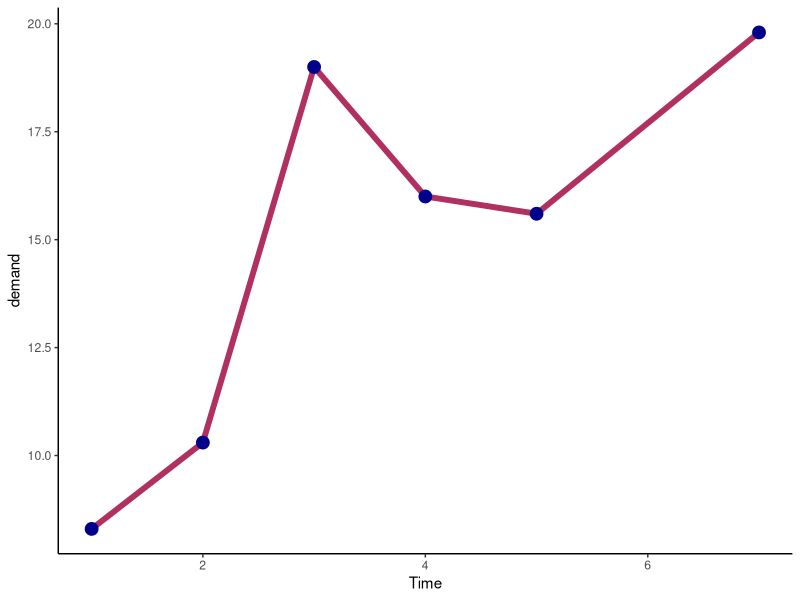
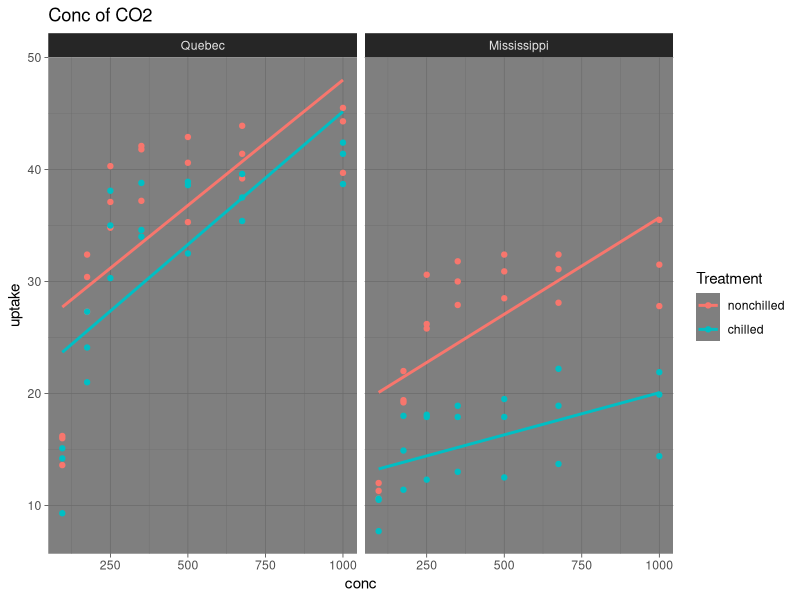
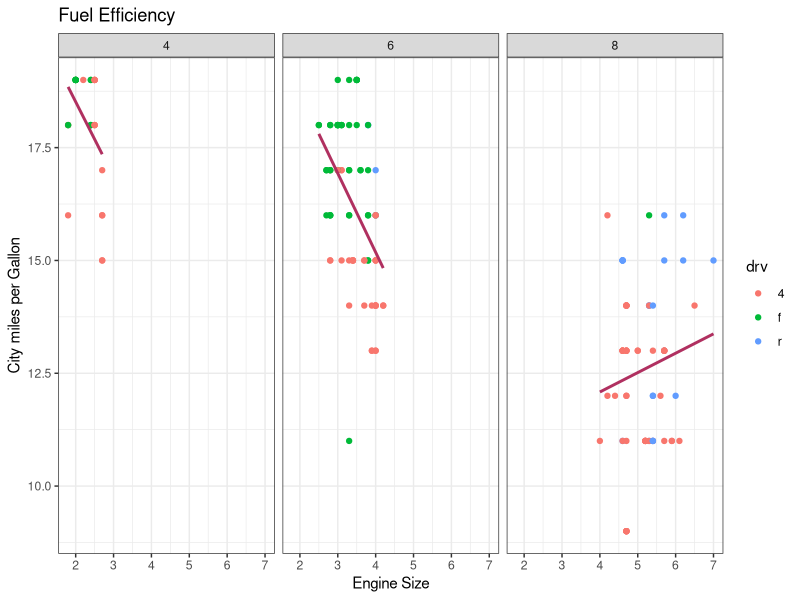
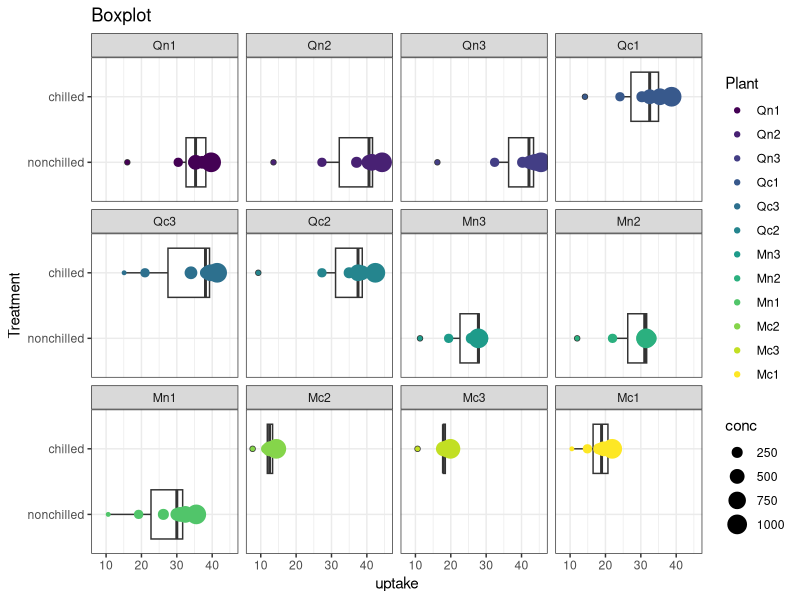

Write the R code that produced these figures, in order.
## ---- chunk 1
library("dplyr")
library("ggplot2")
## ---- chunk 2
View(BOD)

#ggplot(BOD, aes(Time, demand))
BOD %>%
  ggplot(aes(Time, demand))+
  geom_line(size=2, color="maroon")+
  geom_point(size=4, color="darkblue")+
  theme_classic()
## ---- chunk 3
View(CO2)

CO2 %>%
  ggplot(aes(conc, uptake, color=Treatment))+
  #ggplot(aes(conc, uptake, color=Plant))+
  geom_point()+
  geom_smooth(method=lm, se=F)+
  facet_wrap(~Type)+ # Preferably use factor columns
  labs(title="Conc of CO2")+
  theme_dark()

# lm: linear model
# se: standard error
## ---- chunk 4
View(mpg)
#1 Plot something for the data where `cty` < 20
mpg %>% filter(cty < 20) %>%
  ggplot(aes(displ, cty))+
  geom_point(aes(color=drv))+
  geom_smooth(method=lm, se=F, color="maroon")+
  facet_wrap(~cyl)+
  labs(x="Engine Size", y="City miles per Gallon", title="Fuel Efficiency")+
  theme_bw()
## ---- chunk 5
CO2 %>% ggplot(aes(Treatment, uptake))+
  geom_boxplot()+
  geom_point(aes(color=Plant, size=conc))+
  facet_wrap(~Plant)+
  labs(title="Boxplot")+
  coord_flip()+
  theme_bw()
